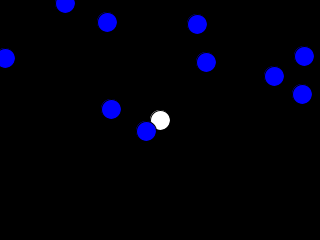
Frame 1 (no input)
Frame 60 (the mouse pressed at the canvas centre just before this capture): identical to frame 1, image omitted
Frame 120 (the mouse held since frame 60 and released just before this capture): identical to frame 1, image omitted

The Processing sketch that drew this single still picture (run headless with seeded random() and noise(); from frame 60 on, the mouse is pressed at the canvas centre):

// Processing sketch: Class13_ArrayXYLoc
// ── Class13_ArrayXYLoc.pde
// Class 13 - Arrays

int x, y; // make a single x y location
int c; // make a circumference variable

// make arrays of x and y locations
int[] arrayX;
int[] arrayY;
int arraySize;

void setup(){
  size(320,240);
  
  // give single x y location values and size
  x = width/2;
  y = height/2;
  c = 20;
  
  // define arrays and array size
  arraySize = 10;  
  arrayX = new int[arraySize];
  arrayY = new int[arraySize];
  
  // use for loops to give each
  // array values
  
  for(int i = 0; i < arraySize; i++){
    arrayX[i] = int(random(0,width));
    arrayY[i] = int(random(0,height));
  }
}

void draw(){
  background(0);
  
  // draw an ellipse at a single x y location
  fill(255);
  ellipse(x,y,c,c);
  
  for(int i = 0; i < arraySize; i++){
    fill(0,0,255);
    ellipse(arrayX[i],arrayY[i],c,c);
  }
}
